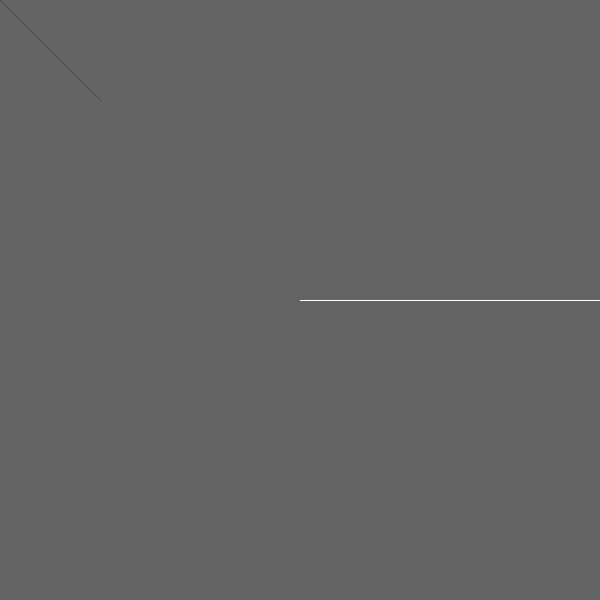
Frame 1 (no input)
Frame 60 (the mouse pressed at the canvas centre just before this capture): identical to frame 1, image omitted
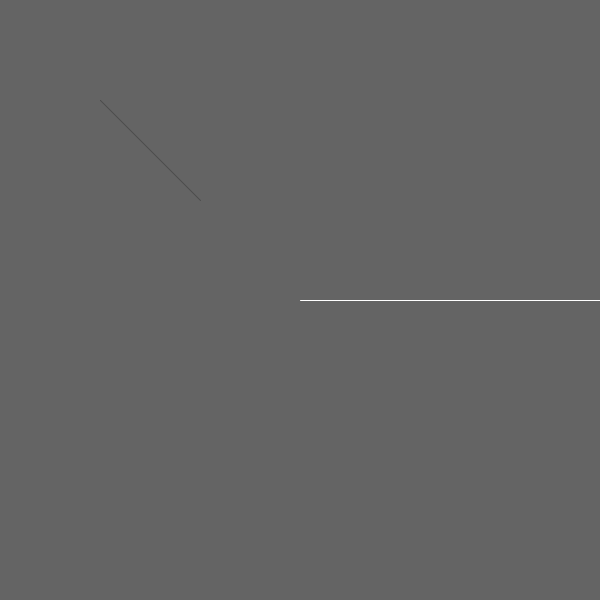
Frame 120 (the mouse held since frame 60 and released just before this capture)

The Processing sketch that drew these frames (run headless with seeded random() and noise(); from frame 60 on, the mouse is pressed at the canvas centre):

// Processing sketch: Main
// ── Main.pde
Bounds b;
Ray r;
void setup() {
  size(600, 600);
  b = new Bounds(width/2, height/2, width, height/2);
  r = new Ray(100, 100);
}

void draw() {
  background(100);
  r.setDir(mouseX-r.pos.x, mouseY-r.pos.y);
  b.show();
  r.show();
}

// ── Bounds.pde
class Bounds {
  PVector a, b;
  
  Bounds(float x1, float y1, float x2, float y2) {
    this.a = new PVector(x1, y1);
    this.b = new PVector(x2, y2);
  }
  
  void show() {
    push(); 
    stroke(255);
    line(this.a.x, this.a.y, this.b.x, this.b.y);
    pop();
  }
}

// ── Raycast.pde
class Ray {
  PVector pos, dir;
  
  Ray(float x, float y) {
    this.pos = new PVector(x, y);
    this.dir = new PVector();
  }
  
  void setDir(float x, float y) {
    this.dir.set(x, y);
  }
  
  void show() {
    float x = this.pos.x, y = this.pos.y, dx = this.dir.x, dy = this.dir.y;
    push();
    stroke(75);
    point(x, y);
    line(x, y, dx, dy);
    pop();
  }
}
